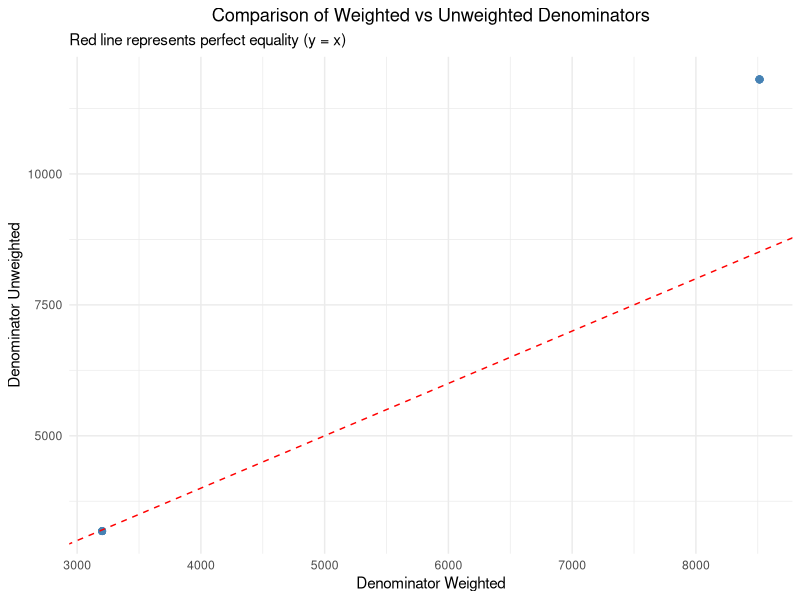
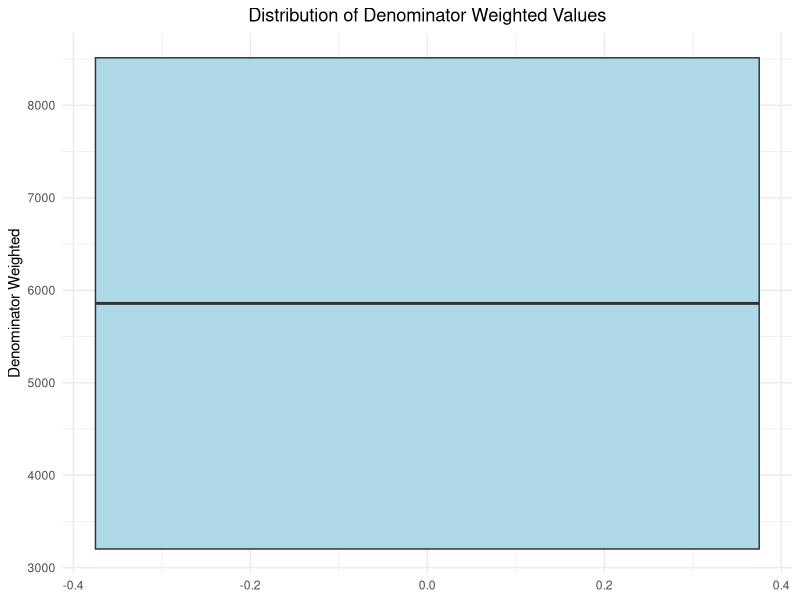
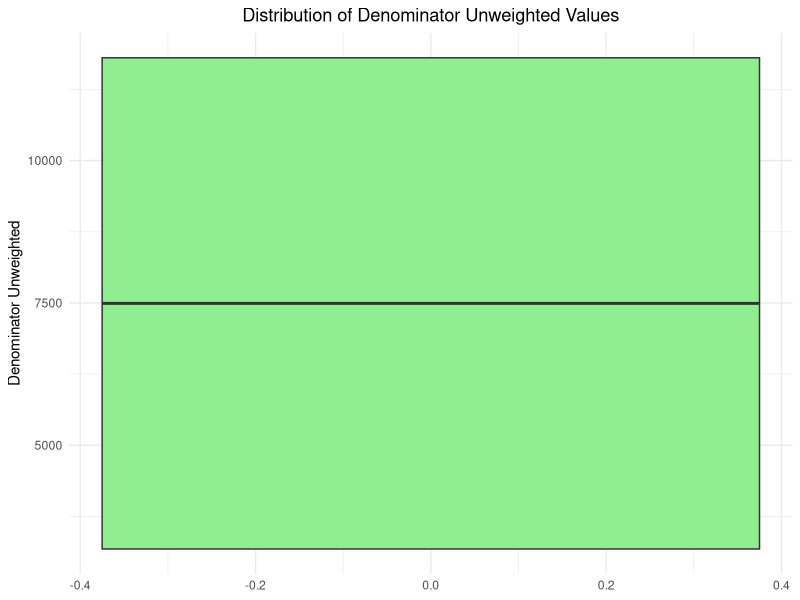
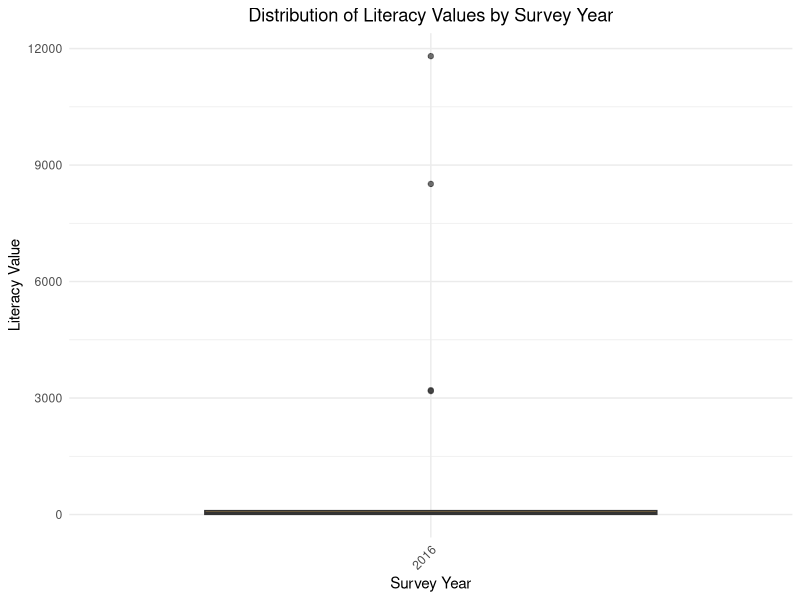
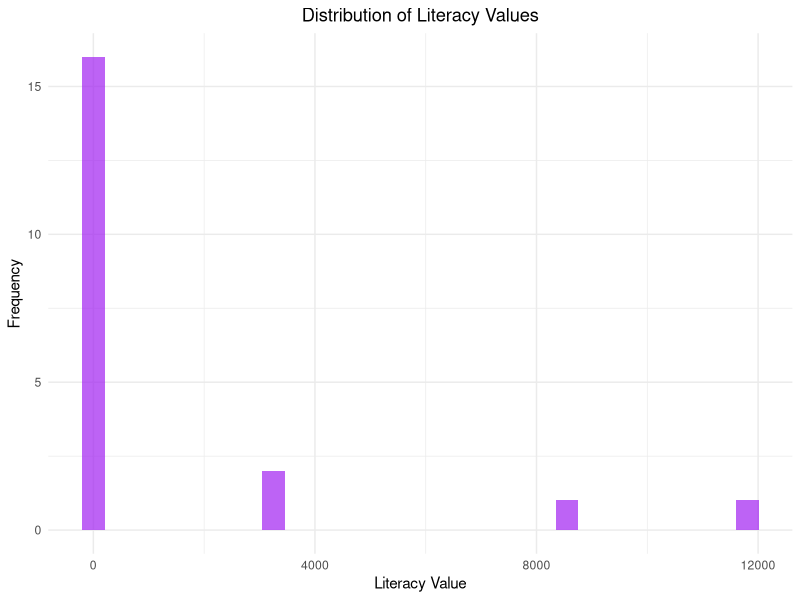
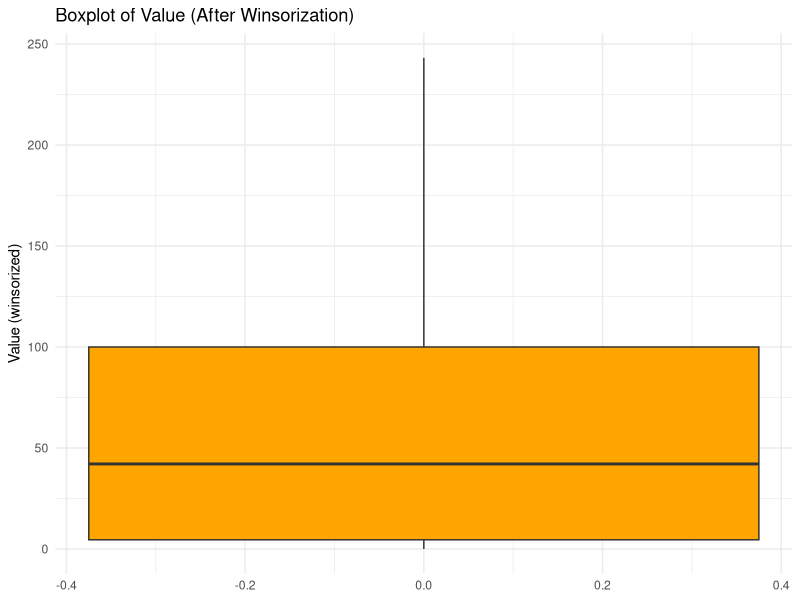
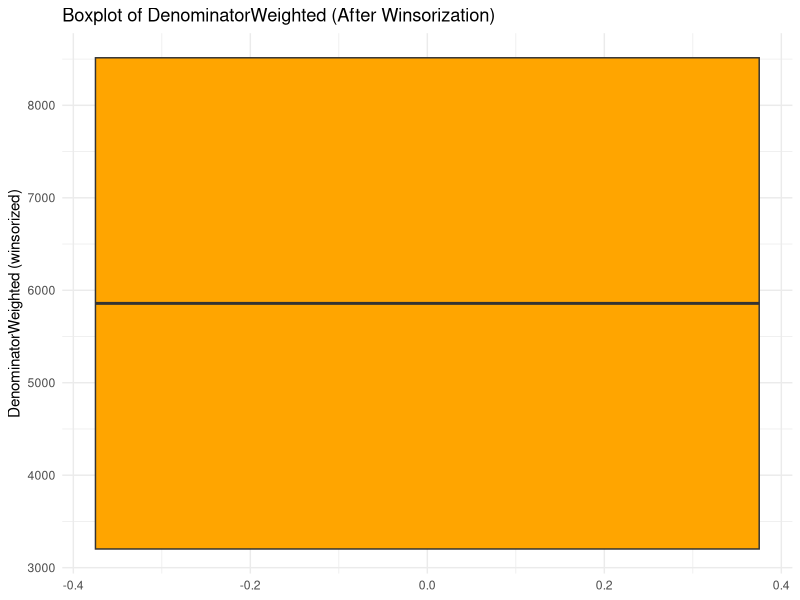
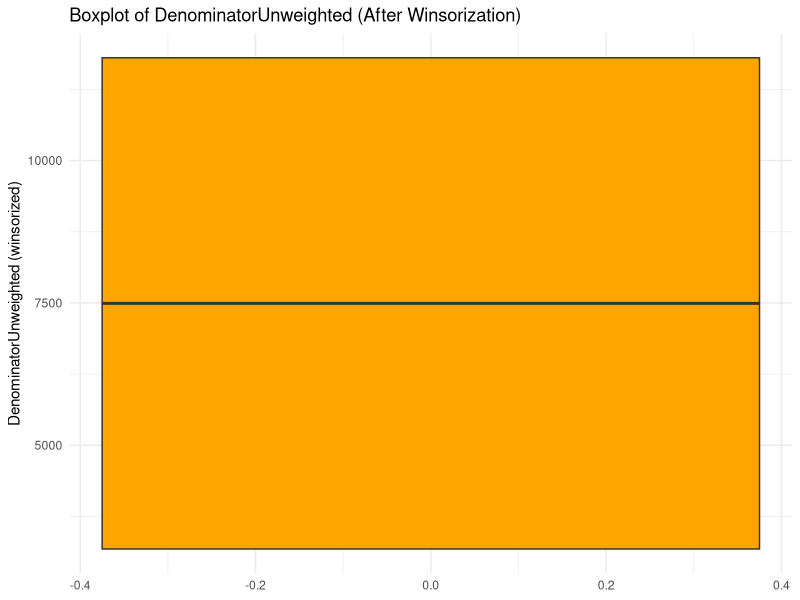

The R source for these figures, in order: (Note: this script raises an error after producing the figures.)
## ---- chunk 1
library(dplyr)
library(tidyr)
library(stringr)
library(readr)
library(here)
library(purrr)
library(ggplot2)

## ---- chunk 2
lit_df <- read_csv(here("data","raw", "literacy_national_zaf.csv"))
## ---- chunk 3
head(lit_df)
## ---- chunk 4
lit_df <- lit_df[-1, ]
## ---- chunk 5
dim(lit_df)
## ---- chunk 6
dup_check <- lit_df %>%
  group_by(Indicator, SurveyYear, CharacteristicId, Value) %>%
  filter(n() > 1)

dup_check

## ---- chunk 7

data.frame(
  Column = names(lit_df),
  Missing_Percentage = paste0(round(colMeans(is.na(lit_df)) * 100, 2), "%")
  )

## ---- chunk 8
data.frame(
  Column = names(lit_df),
  Missing_Data = paste0(colSums(is.na(lit_df)))
  )
## ---- chunk 9
data.frame(
  Column = names(lit_df),
  paste0(sapply(lit_df, typeof))
)

## ---- chunk 10
lit_df <- lit_df %>%
  mutate(
        Value = as.numeric(Value),
    Precision = as.numeric(Precision),
    SurveyYear = as.integer(SurveyYear),
    IndicatorOrder = as.integer(IndicatorOrder),
    CharacteristicId = as.integer(CharacteristicId),
    CharacteristicOrder = as.integer(CharacteristicOrder),
    IsTotal = as.logical(as.integer(IsTotal)),
    IsPreferred = as.logical(as.integer(IsPreferred)),
    SurveyYearLabel = as.integer(SurveyYearLabel),
    DenominatorWeighted = as.numeric(DenominatorWeighted),
    DenominatorUnweighted = as.numeric(DenominatorUnweighted),
  )
## ---- chunk 11
library(purrr)
n_sample <- 3

summary_tbl <- lit_df %>%
  map_df(~ tibble(
    n_unique = n_distinct(.),
    sample_values = paste(head(unique(.), n_sample), collapse = ", ")
  ), .id = "column")


summary_tbl
## ---- chunk 12
lit_df <- lit_df %>%
  
 select(
     -ISO3, 
    -DHS_CountryCode, 
    -CountryName, 
    -SurveyId,
    -ByVariableId, 
    -ByVariableLabel, 
    -IsTotal,
    -RegionId, 
    -SurveyYearLabel, 
    -SurveyType,
    -CharacteristicOrder
  )
## ---- chunk 13


lit_df <- lit_df %>%
  fill(DenominatorWeighted, DenominatorUnweighted, .direction = "downup")

lit_df[
       c("DenominatorWeighted", "DenominatorUnweighted")]

## ---- chunk 14
# 1. Scatterplot comparing weighted vs unweighted denominators
if(all(c("DenominatorWeighted", "DenominatorUnweighted") %in% names(lit_df))) {
  scatter_plot <- ggplot(lit_df, aes(x = DenominatorWeighted, y = DenominatorUnweighted)) +
    geom_point(alpha = 0.6, color = "steelblue", size = 2) +
    geom_abline(intercept = 0, slope = 1, color = "red", linetype = "dashed") +
    labs(title = "Comparison of Weighted vs Unweighted Denominators",
         x = "Denominator Weighted",
         y = "Denominator Unweighted",
         subtitle = "Red line represents perfect equality (y = x)") +
    theme_minimal() +
    theme(plot.title = element_text(hjust = 0.5))
  
  print(scatter_plot)
}

# 2. Boxplot for DenominatorWeighted
if("DenominatorWeighted" %in% names(lit_df)) {
  boxplot_weighted <- ggplot(lit_df, aes(y = DenominatorWeighted)) +
    geom_boxplot(fill = "lightblue", outlier.color = "red", outlier.shape = 16) +
    labs(title = "Distribution of Denominator Weighted Values",
         y = "Denominator Weighted") +
    theme_minimal() +
    theme(plot.title = element_text(hjust = 0.5))
  
  print(boxplot_weighted)
}

# 3. Boxplot for DenominatorUnweighted
if("DenominatorUnweighted" %in% names(lit_df)) {
  boxplot_unweighted <- ggplot(lit_df, aes(y = DenominatorUnweighted)) +
    geom_boxplot(fill = "lightgreen", outlier.color = "red", outlier.shape = 16) +
    labs(title = "Distribution of Denominator Unweighted Values",
         y = "Denominator Unweighted") +
    theme_minimal() +
    theme(plot.title = element_text(hjust = 0.5))
  
  print(boxplot_unweighted)
}

# 4. Distribution of literacy values by survey year (if available)
if(all(c("Value", "SurveyYear") %in% names(lit_df))) {
  value_distribution <- ggplot(lit_df, aes(x = as.factor(SurveyYear), y = Value)) +
    geom_boxplot(fill = "orange", alpha = 0.7) +
    labs(title = "Distribution of Literacy Values by Survey Year",
         x = "Survey Year",
         y = "Literacy Value") +
    theme_minimal() +
    theme(plot.title = element_text(hjust = 0.5),
          axis.text.x = element_text(angle = 45, hjust = 1))
  
  print(value_distribution)
}

# 5. Histogram of literacy values
if("Value" %in% names(lit_df)) {
  value_histogram <- ggplot(lit_df, aes(x = Value)) +
    geom_histogram(fill = "purple", alpha = 0.7, bins = 30) +
    labs(title = "Distribution of Literacy Values",
         x = "Literacy Value",
         y = "Frequency") +
    theme_minimal() +
    theme(plot.title = element_text(hjust = 0.5))
  
  print(value_histogram)
}

## ---- chunk 15
# Create a copy for comparison
lit_df_original <- lit_df
numerical_cols <- c("Value", "DenominatorWeighted", "DenominatorUnweighted")

# Outlier treatment for each numerical column
for(col in numerical_cols) {
  if(!all(is.na(lit_df[[col]]))) {
    # Calculate IQR bounds
    q1 <- quantile(lit_df[[col]], 0.25, na.rm = TRUE)
    q3 <- quantile(lit_df[[col]], 0.75, na.rm = TRUE)
    iqr <- q3 - q1
    lower_bound <- q1 - 1.5 * iqr
    upper_bound <- q3 + 1.5 * iqr
    
    # Method 1: Winsorization (cap outliers at bounds)
    lit_df <- lit_df %>%
      mutate(!!paste0(col, "_winsorized") := case_when(
        .data[[col]] < lower_bound ~ lower_bound,
        .data[[col]] > upper_bound ~ upper_bound,
        TRUE ~ .data[[col]]
      ))
    
    # Method 2: Log transformation (for positive values only)
    if(all(lit_df[[col]] > 0, na.rm = TRUE)) {
      lit_df <- lit_df %>%
        mutate(!!paste0(col, "_log") := log(.data[[col]] + 1))  # +1 to avoid log(0)
    }
  }
}

# Compare summary statistics before and after outlier treatment
cat("Summary statistics before outlier treatment:\n")
summary(lit_df_original %>% select(all_of(numerical_cols)))

cat("\nSummary statistics after winsorization:\n")
winsorized_cols <- paste0(numerical_cols, "_winsorized")
summary(lit_df %>% select(all_of(winsorized_cols)))

# Visualize after winsorization
if(length(winsorized_cols) > 0) {
  for(i in seq_along(winsorized_cols)) {
    col <- winsorized_cols[i]
    orig_col <- numerical_cols[i]
    
    if(!all(is.na(lit_df[[col]]))) {
      # Boxplot after treatment
      p_box_after <- ggplot(lit_df, aes(y = .data[[col]])) +
        geom_boxplot(fill = "orange", outlier.color = "red", outlier.shape = 16) +
        labs(title = paste("Boxplot of", orig_col, "(After Winsorization)"),
             y = paste(orig_col, "(winsorized)")) +
        theme_minimal()
      

      
      print(p_box_after)
    
    }
  }
}
## ---- chunk 16
write_csv(lit_df, here("data","processed", "literacy_cleaned.csv"))
